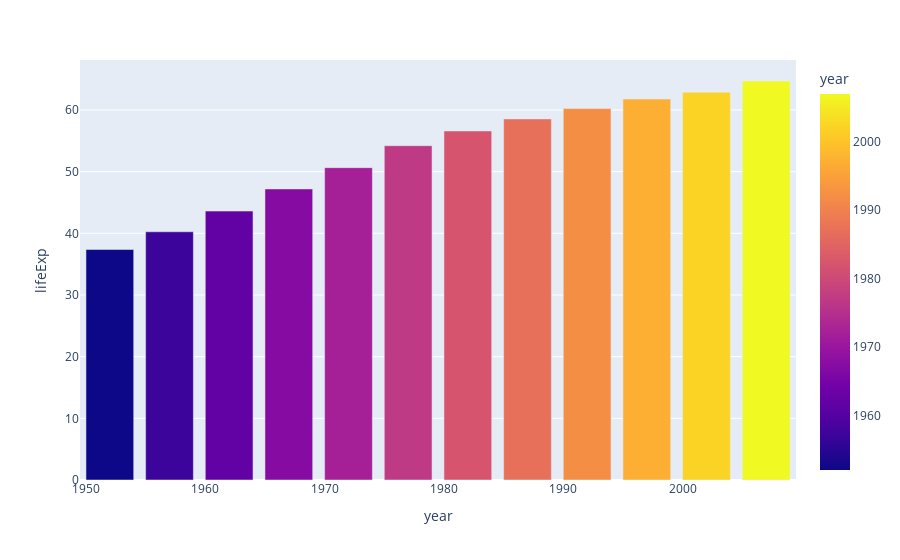

Notebook cell for this chart:
### Code cell
px.bar(data_india,x='year',y='lifeExp',color='year')

### Figure 1 — Plotly figure (JSON) as saved in the notebook; plotly's stock layout.template omitted (floating-point values rounded to 4 significant figures)
{"data": [{"alignmentgroup": "True", "hovertemplate": "year=%{marker.color}<br>lifeExp=%{y}<extra></extra>", "legendgroup": "", "marker": {"color": [1952, 1957, 1962, 1967, 1972, 1977, 1982, 1987, 1992, 1997, 2002, 2007], "coloraxis": "coloraxis", "pattern": {"shape": ""}}, "name": "", "offsetgroup": "", "orientation": "v", "showlegend": false, "textposition": "auto", "type": "bar", "x": [1952, 1957, 1962, 1967, 1972, 1977, 1982, 1987, 1992, 1997, 2002, 2007], "xaxis": "x", "y": [37.37, 40.25, 43.6, 47.19, 50.65, 54.21, 56.6, 58.55, 60.22, 61.77, 62.88, 64.7], "yaxis": "y"}], "layout": {"autosize": true, "barmode": "relative", "coloraxis": {"colorbar": {"title": {"text": "year"}}, "colorscale": [[0, "#0d0887"], [0.1111, "#46039f"], [0.2222, "#7201a8"], [0.3333, "#9c179e"], [0.4444, "#bd3786"], [0.5556, "#d8576b"], [0.6667, "#ed7953"], [0.7778, "#fb9f3a"], [0.8889, "#fdca26"], [1, "#f0f921"]]}, "legend": {"tracegroupgap": 0}, "margin": {"t": 60}, "xaxis": {"anchor": "y", "autorange": true, "domain": [0, 1], "range": [1950.0, 2010.0], "title": {"text": "year"}, "type": "linear"}, "yaxis": {"anchor": "x", "autorange": true, "domain": [0, 1], "range": [0, 68.1], "title": {"text": "lifeExp"}, "type": "linear"}}}
